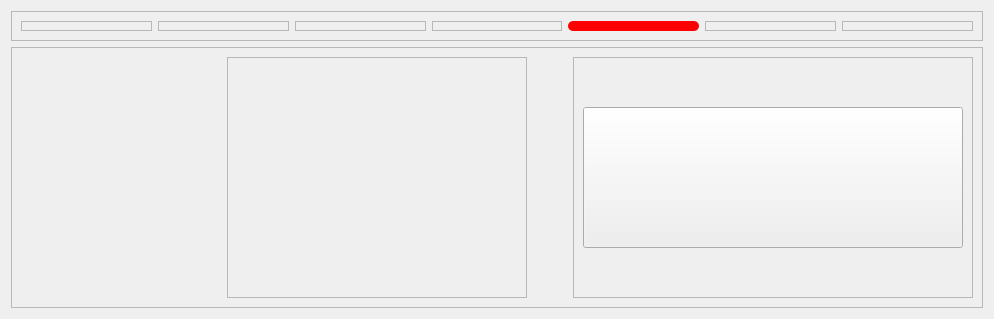
             <widget class="QWidget" name="CODPage">
              <layout class="QVBoxLayout" name="verticalLayout_18">
               <item>
                <widget class="QFrame" name="frame_65">
                 <property name="minimumSize">
                  <size>
                   <width>0</width>
                   <height>30</height>
                  </size>
                 </property>
                 <property name="maximumSize">
                  <size>
                   <width>16777215</width>
                   <height>30</height>
                  </size>
                 </property>
                 <property name="frameShape">
                  <enum>QFrame::StyledPanel</enum>
                 </property>
                 <property name="frameShadow">
                  <enum>QFrame::Raised</enum>
                 </property>
                 <layout class="QHBoxLayout" name="horizontalLayout_15">
                  <item>
                   <widget class="QFrame" name="frame_66">
                    <property name="frameShape">
                     <enum>QFrame::StyledPanel</enum>
                    </property>
                    <property name="frameShadow">
                     <enum>QFrame::Raised</enum>
                    </property>
                   </widget>
                  </item>
                  <item>
                   <widget class="QFrame" name="frame_67">
                    <property name="frameShape">
                     <enum>QFrame::StyledPanel</enum>
                    </property>
                    <property name="frameShadow">
                     <enum>QFrame::Raised</enum>
                    </property>
                   </widget>
                  </item>
                  <item>
                   <widget class="QFrame" name="frame_69">
                    <property name="frameShape">
                     <enum>QFrame::StyledPanel</enum>
                    </property>
                    <property name="frameShadow">
                     <enum>QFrame::Raised</enum>
                    </property>
                   </widget>
                  </item>
                  <item>
                   <widget class="QFrame" name="frame_70">
                    <property name="frameShape">
                     <enum>QFrame::StyledPanel</enum>
                    </property>
                    <property name="frameShadow">
                     <enum>QFrame::Raised</enum>
                    </property>
                   </widget>
                  </item>
                  <item>
                   <widget class="QFrame" name="frame_68">
                    <property name="styleSheet">
                     <string notr="true">background-color: rgb(255, 0, 0);
border-radius : 5px;
border: none;</string>
                    </property>
                    <property name="frameShape">
                     <enum>QFrame::StyledPanel</enum>
                    </property>
                    <property name="frameShadow">
                     <enum>QFrame::Raised</enum>
                    </property>
                   </widget>
                  </item>
                  <item>
                   <widget class="QFrame" name="frame_71">
                    <property name="frameShape">
                     <enum>QFrame::StyledPanel</enum>
                    </property>
                    <property name="frameShadow">
                     <enum>QFrame::Raised</enum>
                    </property>
                   </widget>
                  </item>
                  <item>
                   <widget class="QFrame" name="frame_72">
                    <property name="frameShape">
                     <enum>QFrame::StyledPanel</enum>
                    </property>
                    <property name="frameShadow">
                     <enum>QFrame::Raised</enum>
                    </property>
                   </widget>
                  </item>
                 </layout>
                </widget>
               </item>
               <item>
                <widget class="QFrame" name="frame_60">
                 <property name="frameShape">
                  <enum>QFrame::StyledPanel</enum>
                 </property>
                 <property name="frameShadow">
                  <enum>QFrame::Raised</enum>
                 </property>
                 <layout class="QHBoxLayout" name="horizontalLayout_14">
                  <item>
                   <widget class="QFrame" name="frame_61">
                    <property name="sizePolicy">
                     <sizepolicy hsizetype="Expanding" vsizetype="Expanding">
                      <horstretch>0</horstretch>
                      <verstretch>0</verstretch>
                     </sizepolicy>
                    </property>
                    <property name="minimumSize">
                     <size>
                      <width>200</width>
                      <height>0</height>
                     </size>
                    </property>
                    <property name="styleSheet">
                     <string notr="true">image: url(:/Asset/Asset/Modul 7.png);
border: none;</string>
                    </property>
                    <property name="frameShape">
                     <enum>QFrame::StyledPanel</enum>
                    </property>
                    <property name="frameShadow">
                     <enum>QFrame::Raised</enum>
                    </property>
                   </widget>
                  </item>
                  <item>
                   <widget class="QFrame" name="frame_62">
                    <property name="minimumSize">
                     <size>
                      <width>300</width>
                      <height>0</height>
                     </size>
                    </property>
                    <property name="frameShape">
                     <enum>QFrame::StyledPanel</enum>
                    </property>
                    <property name="frameShadow">
                     <enum>QFrame::Raised</enum>
                    </property>
                    <layout class="QVBoxLayout" name="verticalLayout_16">
                     <item>
                      <widget class="QFrame" name="frame_63">
                       <property name="sizePolicy">
                        <sizepolicy hsizetype="Expanding" vsizetype="Preferred">
                         <horstretch>0</horstretch>
                         <verstretch>0</verstretch>
                        </sizepolicy>
                       </property>
                       <property name="styleSheet">
                        <string notr="true">image: url(:/Asset/Asset/Continous.png);
border: none;</string>
                       </property>
                       <property name="frameShape">
                        <enum>QFrame::StyledPanel</enum>
                       </property>
                       <property name="frameShadow">
                        <enum>QFrame::Raised</enum>
                       </property>
                      </widget>
                     </item>
                    </layout>
                   </widget>
                  </item>
                  <item>
                   <spacer name="horizontalSpacer_5">
                    <property name="orientation">
                     <enum>Qt::Horizontal</enum>
                    </property>
                    <property name="sizeHint" stdset="0">
                     <size>
                      <width>40</width>
                      <height>20</height>
                     </size>
                    </property>
                   </spacer>
                  </item>
                  <item>
                   <widget class="QFrame" name="frame_64">
                    <property name="minimumSize">
                     <size>
                      <width>400</width>
                      <height>0</height>
                     </size>
                    </property>
                    <property name="sizeIncrement">
                     <size>
                      <width>0</width>
                      <height>0</height>
                     </size>
                    </property>
                    <property name="frameShape">
                     <enum>QFrame::StyledPanel</enum>
                    </property>
                    <property name="frameShadow">
                     <enum>QFrame::Raised</enum>
                    </property>
                    <layout class="QVBoxLayout" name="verticalLayout_17">
                     <item>
                      <spacer name="verticalSpacer_9">
                       <property name="orientation">
                        <enum>Qt::Vertical</enum>
                       </property>
                       <property name="sizeHint" stdset="0">
                        <size>
                         <width>20</width>
                         <height>40</height>
                        </size>
                       </property>
                      </spacer>
                     </item>
                     <item>
                      <widget class="QPushButton" name="RunCOD">
                       <property name="sizePolicy">
                        <sizepolicy hsizetype="Minimum" vsizetype="Preferred">
                         <horstretch>0</horstretch>
                         <verstretch>0</verstretch>
                        </sizepolicy>
                       </property>
                       <property name="minimumSize">
                        <size>
                         <width>0</width>
                         <height>141</height>
                        </size>
                       </property>
                       <property name="styleSheet">
                        <string notr="true">QPushButton {
 		background-color: rgba(0, 255, 0, 255);
		border-color: rgb(255, 255, 255);
		border-radius : 2px;
		color: rgb(255, 255, 255);
		image: url(:/Asset/Asset/Run1.png);
		font-size: 40px;
		padding:7px;
		font-family: "SF Pro Display"; 
			font-weight: bold; 
    		font-style: normal;

}

/* Saat mouse hover */
QPushButton:hover {
	image: url(:/Asset/Asset/Run2.png);
    background-color: rgba(0, 200, 0, 225);
};
border: none;</string>
                       </property>
                       <property name="text">
                        <string />
                       </property>
                      </widget>
                     </item>
                     <item>
                      <spacer name="verticalSpacer_10">
                       <property name="orientation">
                        <enum>Qt::Vertical</enum>
                       </property>
                       <property name="sizeHint" stdset="0">
                        <size>
                         <width>20</width>
                         <height>40</height>
                        </size>
                       </property>
                      </spacer>
                     </item>
                    </layout>
                   </widget>
                  </item>
                 </layout>
                </widget>
               </item>
              </layout>
             </widget>
